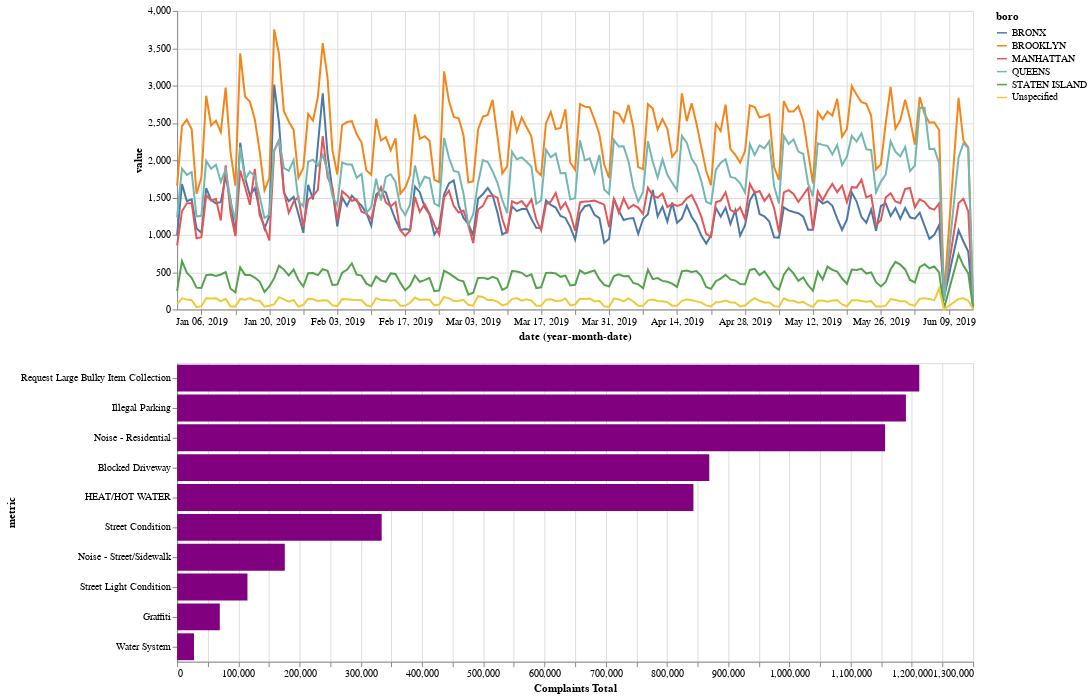

Notebook code cell kept with this figure:
### Code cell
dash = alt.vconcat(
    T, 
    B,
    data=data
)

dash

### Figure 1 — Vega-Lite specification as saved in the notebook (floating-point values rounded to 4 significant figures; data arrays with more than 128 entries replaced by an {"elided": "..."} marker saying what was removed)
{"$schema": "https://vega.github.io/schema/vega-lite/v3.3.0.json", "config": {"mark": {"tooltip": null}, "view": {"height": 300, "width": 400}}, "data": {"name": "data-881d0ddad787ff007bd0f38d8dbfa700"}, "datasets": {"data-881d0ddad787ff007bd0f38d8dbfa700": {"elided": "6840 records"}}, "vconcat": [{"encoding": {"color": {"field": "boro", "type": "nominal"}, "x": {"field": "date", "timeUnit": "yearmonthdate", "type": "temporal"}, "y": {"field": "value", "type": "quantitative"}}, "mark": "line", "selection": {"selector005": {"empty": "all", "encodings": ["x"], "type": "interval"}}, "transform": [{"filter": "(datum.metric === 'complaints')"}], "width": 800}, {"encoding": {"color": {"value": "purple"}, "tooltip": [{"field": "metric", "type": "nominal"}, {"field": "svalue", "type": "quantitative"}], "x": {"field": "svalue", "title": "Complaints Total", "type": "quantitative"}, "y": {"field": "metric", "sort": {"field": "svalue", "order": "descending"}, "type": "nominal"}}, "mark": "bar", "transform": [{"filter": {"selection": "selector005"}}, {"filter": "datum.metric != 'complaints'"}, {"filter": "datum.boro == 'NYC'"}, {"aggregate": [{"as": "svalue", "field": "value", "op": "sum"}], "groupby": ["metric"]}, {"sort": [{"field": "svalue", "order": "descending"}], "window": [{"as": "rank", "field": "svalue", "op": "rank"}]}, {"filter": "datum.rank <= 10"}], "width": 800}]}
